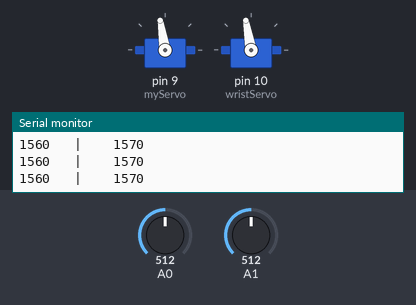
Simulated run of this sketch. Board: Arduino Uno, built with avr-gcc and run on an emulated ATmega328P. Parts: 2 × servo, the last lines printed to the serial monitor. The test bench sets the inputs (shaded band); at power-on: A0 = 512, A1 = 512.

Above: at 1.2 s.
1.3 s: A0 set to 173
At 2.7 s:
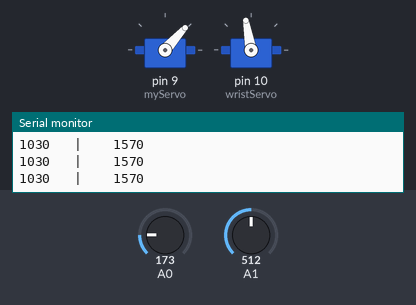
3.0 s: A0 set to 149
At 3.9 s:
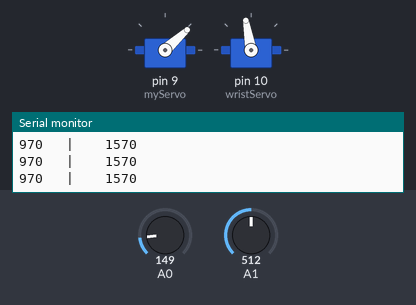
6.0 s: A1 set to 716
At 7.0 s:
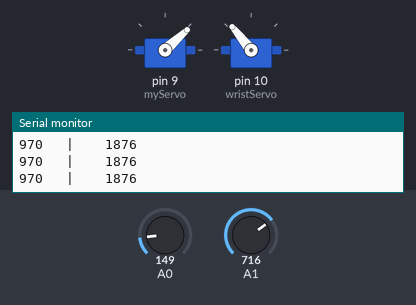
7.6 s: A0 set to 306
At 8.2 s:
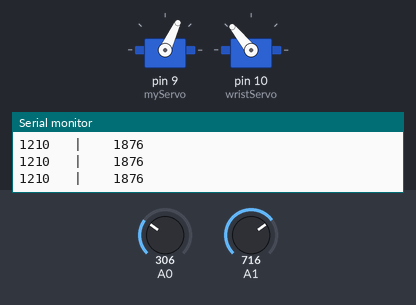
9.2 s: A1 set to 0
At 9.8 s:
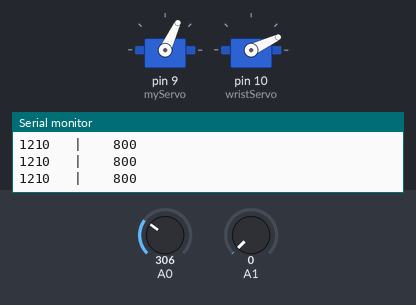
10.8 s: A1 set to 122
At 11.9 s:
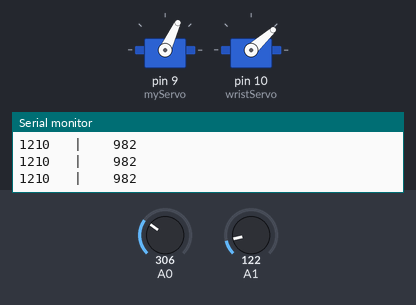
Timing chart, 0 to 13.4 s (numbered marks = the images above; inputs shaded):
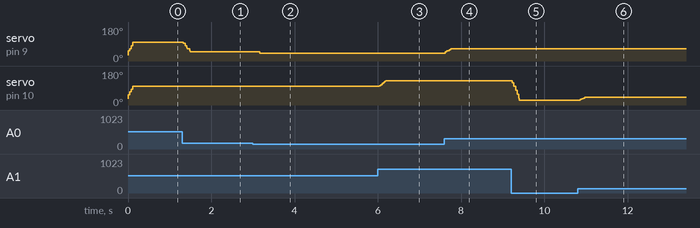

Measured:
- after the input at 1.3 s, servo on pin 9 (myServo): 99° → 48° at once
- after the input at 3.0 s, servo on pin 9 (myServo): 48° → 42° after 0.17 s
- after the input at 6.0 s, servo on pin 10 (wristServo): 100° → 129° at once
- after the input at 7.6 s, servo on pin 9 (myServo): 42° → 65° at once
- after the input at 9.2 s, servo on pin 10 (wristServo): 129° → 25° at once
- after the input at 10.8 s, servo on pin 10 (wristServo): 25° → 42° at once

The sketch:

MotorController.ino
```cpp
#include<Servo.h>

Servo myServo;
Servo wristServo;
int vals[10];
int wrist[10];
int average = 0;
int wristAvg = 0;

int MAXVAL = 2300;
int MINVAL = 800;

int res = 10;

void setup() {
  myServo.attach(9);
  wristServo.attach(10);
  // put your setup code here, to run once:
  Serial.begin(9600);

  for (int i = 0; i < 10; i++) {
    vals[i] = 0;
    wrist[i] = 0;
  }
}

void loop() {

  for (int i = 9; i > 0; i--) {
    vals[i] = vals[i-1];
    wrist[i] = wrist[i-1];
  }
  vals[0] = analogRead(0);
  wrist[0] = analogRead(1);

  for (int i = 0; i < 10; i++) {
    average += vals[i];
    wristAvg += wrist[i];
  }

  average /= 40;
  wristAvg /= 40;

  //Serial.println(average - 5);

  int serVal = map((int)(average/res)*res,0,255,MINVAL,MAXVAL);
  serVal = min(max(serVal,MINVAL),MAXVAL);
  Serial.print((int)(serVal/res)*res);
  Serial.print("   |    ");
  int wristVal = map(wristAvg,0,255,MINVAL,MAXVAL);
  wristVal = min(max(wristVal,MINVAL),MAXVAL);
  Serial.println(wristVal);
  wristServo.writeMicroseconds(wristVal);
  myServo.writeMicroseconds(serVal);
}
```
